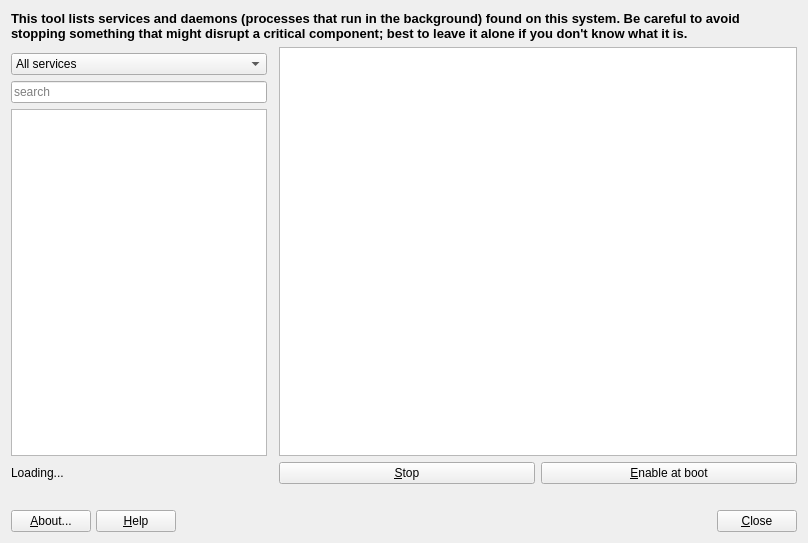
<?xml version="1.0" encoding="UTF-8"?>
<ui version="4.0">
 <class>MainWindow</class>
 <widget class="QDialog" name="MainWindow">
  <property name="geometry">
   <rect>
    <x>0</x>
    <y>0</y>
    <width>808</width>
    <height>543</height>
   </rect>
  </property>
  <property name="windowTitle">
   <string>MX Service Manager</string>
  </property>
  <layout class="QGridLayout" name="gridLayout">
   <item row="5" column="3">
    <widget class="QPushButton" name="pushEnableDisable">
     <property name="sizePolicy">
      <sizepolicy hsizetype="MinimumExpanding" vsizetype="Fixed">
       <horstretch>0</horstretch>
       <verstretch>0</verstretch>
      </sizepolicy>
     </property>
     <property name="text">
      <string>&amp;Enable at boot</string>
     </property>
     <property name="autoDefault">
      <bool>false</bool>
     </property>
    </widget>
   </item>
   <item row="9" column="0" colspan="4">
    <layout class="QGridLayout" name="buttonBar" columnstretch="0,0,0,0,0,0,0,0,0">
     <property name="sizeConstraint">
      <enum>QLayout::SetDefaultConstraint</enum>
     </property>
     <property name="leftMargin">
      <number>0</number>
     </property>
     <property name="topMargin">
      <number>0</number>
     </property>
     <property name="rightMargin">
      <number>0</number>
     </property>
     <property name="bottomMargin">
      <number>0</number>
     </property>
     <property name="spacing">
      <number>5</number>
     </property>
     <item row="0" column="0">
      <widget class="QPushButton" name="pushAbout">
       <property name="sizePolicy">
        <sizepolicy hsizetype="Minimum" vsizetype="Preferred">
         <horstretch>0</horstretch>
         <verstretch>0</verstretch>
        </sizepolicy>
       </property>
       <property name="toolTip">
        <string>About this application</string>
       </property>
       <property name="text">
        <string>&amp;About...</string>
       </property>
       <property name="icon">
        <iconset theme="help-about">
         <normaloff>.</normaloff>.</iconset>
       </property>
       <property name="shortcut">
        <string>Alt+B</string>
       </property>
       <property name="autoDefault">
        <bool>false</bool>
       </property>
      </widget>
     </item>
     <item row="0" column="3">
      <widget class="QLabel" name="labelLogo">
       <property name="maximumSize">
        <size>
         <width>32</width>
         <height>32</height>
        </size>
       </property>
       <property name="midLineWidth">
        <number>0</number>
       </property>
       <property name="text">
        <string/>
       </property>
       <property name="pixmap">
        <pixmap resource="images.qrc">:/icons/images/logo.svg</pixmap>
       </property>
       <property name="scaledContents">
        <bool>true</bool>
       </property>
      </widget>
     </item>
     <item row="0" column="2">
      <spacer name="horizontalSpacer1">
       <property name="orientation">
        <enum>Qt::Horizontal</enum>
       </property>
       <property name="sizeType">
        <enum>QSizePolicy::Expanding</enum>
       </property>
       <property name="sizeHint" stdset="0">
        <size>
         <width>100</width>
         <height>20</height>
        </size>
       </property>
      </spacer>
     </item>
     <item row="0" column="1">
      <widget class="QPushButton" name="pushHelp">
       <property name="sizePolicy">
        <sizepolicy hsizetype="Minimum" vsizetype="Preferred">
         <horstretch>0</horstretch>
         <verstretch>0</verstretch>
        </sizepolicy>
       </property>
       <property name="toolTip">
        <string>Display help </string>
       </property>
       <property name="text">
        <string>&amp;Help</string>
       </property>
       <property name="icon">
        <iconset theme="help-contents">
         <normaloff>.</normaloff>.</iconset>
       </property>
       <property name="shortcut">
        <string>Alt+H</string>
       </property>
       <property name="autoDefault">
        <bool>false</bool>
       </property>
      </widget>
     </item>
     <item row="0" column="5">
      <spacer name="horizontalSpacer2">
       <property name="orientation">
        <enum>Qt::Horizontal</enum>
       </property>
       <property name="sizeType">
        <enum>QSizePolicy::Expanding</enum>
       </property>
       <property name="sizeHint" stdset="0">
        <size>
         <width>100</width>
         <height>20</height>
        </size>
       </property>
      </spacer>
     </item>
     <item row="0" column="8">
      <widget class="QPushButton" name="pushCancel">
       <property name="sizePolicy">
        <sizepolicy hsizetype="Minimum" vsizetype="Preferred">
         <horstretch>0</horstretch>
         <verstretch>0</verstretch>
        </sizepolicy>
       </property>
       <property name="toolTip">
        <string>Quit application</string>
       </property>
       <property name="text">
        <string>&amp;Close</string>
       </property>
       <property name="icon">
        <iconset theme="window-close">
         <normaloff>.</normaloff>.</iconset>
       </property>
       <property name="shortcut">
        <string>Alt+N</string>
       </property>
       <property name="autoDefault">
        <bool>false</bool>
       </property>
      </widget>
     </item>
    </layout>
   </item>
   <item row="7" column="0">
    <widget class="QLabel" name="labelEnabledAtBoot">
     <property name="text">
      <string/>
     </property>
    </widget>
   </item>
   <item row="5" column="2">
    <widget class="QPushButton" name="pushStartStop">
     <property name="sizePolicy">
      <sizepolicy hsizetype="MinimumExpanding" vsizetype="Fixed">
       <horstretch>0</horstretch>
       <verstretch>0</verstretch>
      </sizepolicy>
     </property>
     <property name="text">
      <string>&amp;Stop</string>
     </property>
     <property name="autoDefault">
      <bool>false</bool>
     </property>
    </widget>
   </item>
   <item row="1" column="2" rowspan="4" colspan="2">
    <widget class="QTextBrowser" name="textBrowser"/>
   </item>
   <item row="2" column="0">
    <widget class="QComboBox" name="comboFilter">
     <item>
      <property name="text">
       <string>All services</string>
      </property>
     </item>
     <item>
      <property name="text">
       <string>Running services</string>
      </property>
     </item>
     <item>
      <property name="text">
       <string>Services enabled at boot</string>
      </property>
     </item>
     <item>
      <property name="text">
       <string>Services disabled at boot</string>
      </property>
     </item>
    </widget>
   </item>
   <item row="4" column="0">
    <widget class="QListWidget" name="listServices">
     <property name="sizePolicy">
      <sizepolicy hsizetype="Preferred" vsizetype="Expanding">
       <horstretch>0</horstretch>
       <verstretch>0</verstretch>
      </sizepolicy>
     </property>
     <property name="mouseTracking">
      <bool>true</bool>
     </property>
     <property name="editTriggers">
      <set>QAbstractItemView::NoEditTriggers</set>
     </property>
     <property name="showDropIndicator" stdset="0">
      <bool>false</bool>
     </property>
     <property name="defaultDropAction">
      <enum>Qt::IgnoreAction</enum>
     </property>
     <property name="selectionBehavior">
      <enum>QAbstractItemView::SelectItems</enum>
     </property>
    </widget>
   </item>
   <item row="3" column="0">
    <widget class="QLineEdit" name="lineSearch">
     <property name="text">
      <string/>
     </property>
     <property name="placeholderText">
      <string>search</string>
     </property>
     <property name="clearButtonEnabled">
      <bool>true</bool>
     </property>
    </widget>
   </item>
   <item row="5" column="0">
    <widget class="QLabel" name="labelCount">
     <property name="text">
      <string>Loading...</string>
     </property>
    </widget>
   </item>
   <item row="0" column="0" colspan="4">
    <widget class="QLabel" name="label">
     <property name="font">
      <font>
       <pointsize>10</pointsize>
       <bold>true</bold>
      </font>
     </property>
     <property name="frameShape">
      <enum>QFrame::NoFrame</enum>
     </property>
     <property name="frameShadow">
      <enum>QFrame::Plain</enum>
     </property>
     <property name="text">
      <string>This tool lists services and daemons (processes that run in the background) found on this system. Be careful to avoid stopping something that might disrupt a critical component; best to leave it alone if you don't know what it is.</string>
     </property>
     <property name="scaledContents">
      <bool>false</bool>
     </property>
     <property name="wordWrap">
      <bool>true</bool>
     </property>
     <property name="margin">
      <number>7</number>
     </property>
    </widget>
   </item>
  </layout>
 </widget>
 <tabstops>
  <tabstop>listServices</tabstop>
  <tabstop>lineSearch</tabstop>
  <tabstop>comboFilter</tabstop>
  <tabstop>pushStartStop</tabstop>
  <tabstop>pushEnableDisable</tabstop>
  <tabstop>pushAbout</tabstop>
  <tabstop>pushHelp</tabstop>
  <tabstop>pushCancel</tabstop>
  <tabstop>textBrowser</tabstop>
 </tabstops>
 <resources>
  <include location="images.qrc"/>
 </resources>
 <connections/>
</ui>
